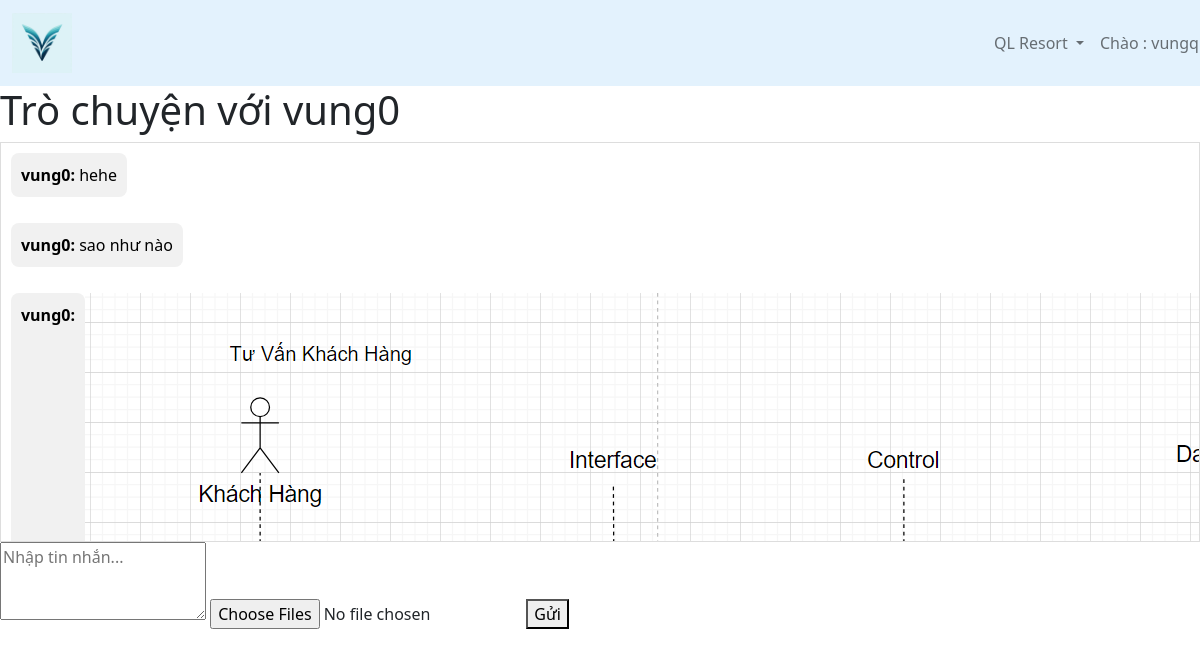
Page /chat/resort/detail/2/ (signed in) on the committed database.
### appbook/models.py (models this page shows)
class Message(models.Model):
    sender = models.ForeignKey(User, on_delete=models.CASCADE, related_name="sent_messages")
    receiver = models.ForeignKey(User, on_delete=models.CASCADE, related_name="received_messages")
    resort = models.ForeignKey("Resort", on_delete=models.CASCADE)
    content = models.TextField(blank=True, null=True)
    timestamp = models.DateTimeField(auto_now_add=True)

class MessageImage(models.Model):
    message = models.ForeignKey(Message, on_delete=models.CASCADE, related_name="images")
    image_chat = models.ImageField(upload_to="chat_images/")

### appbook/views.py (the view, shortened to what this page needs)
# urls.py: path("chat/resort/detail/<int:user_id>/", views.resort_chat_detail, name="resort_chat_detail"),
@login_required
def resort_chat_detail(request, user_id):
    user = get_object_or_404(User, id=user_id)
    manager = request.user.resortmanager
    messages = Message.objects.prefetch_related("images").filter(
        (Q(sender=request.user) & Q(receiver=user)) | (Q(sender=user) & Q(receiver=request.user))
    ).order_by("timestamp")
    return render(request, "resort/chat_detail.html", {"messages": messages, "user": user})

### appbook/templates/resort/chat_detail.html (shortened to what this page needs)
{% extends "resort/base.html" %}
{% load static %}
{% block chat_detail %}
<h1>Trò chuyện với {{ user.username }}</h1>
<div style="border: 1px solid #ddd; padding: 10px; height: 400px; overflow-y: scroll; display: flex; flex-direction: column;">
    {% for message in messages %}
        <div style="display: flex; justify-content: {% if message.sender == request.user %}flex-end{% else %}flex-start{% endif %}; margin-bottom: 10px;">
            <p style="padding: 10px; border-radius: 8px; max-width: 60%;
                {% if message.sender == request.user %}
                    background-color: #007bff; color: white; text-align: right;
                {% else %}
                    background-color: #f1f1f1; color: black; text-align: left;
                {% endif %}">
                <strong>{{ message.sender.username }}:</strong> {{ message.content }}
            </p>
            {% for image in message.images.all %}
                <img src="{{ image.image_chat.url }}" alt="Ảnh tin nhắn" class="chat-image" onclick="openImage('{{ image.image_chat.url }}')">
            {% endfor %}
        </div>
    {% endfor %}
</div>
<form method="POST" enctype="multipart/form-data">
    <textarea name="content" rows="3" placeholder="Nhập tin nhắn..."></textarea>
    <input type="file" name="image_chat" accept="image/*" multiple onchange="this.form.submit()">
    <button type="submit">Gửi</button>
</form>
{% endblock chat_detail %}

### appbook/templates/resort/base.html (shortened to what this page needs)
{% load static %}
<!DOCTYPE html>
<html lang="en">
<head>
    <link href="https://cdn.jsdelivr.net/npm/bootstrap@5.0.2/dist/css/bootstrap.min.css" rel="stylesheet">
</head>
<body>
    <nav class="navbar navbar-expand-lg navbar-light" style="background-color: #e3f2fd;">
        <div class="container-fluid">
          <a class="navbar-brand" href="{% url 'resort_home' %}"><img style="width: 60px;" src="{% static "img/logo.jpg" %}" alt=""></a>
          <div class="collapse navbar-collapse" id="navbarNavDropdown" style="padding-left: 75%;">
            <ul class="navbar-nav">
              <li class="nav-item">
                <a class="nav-link active" aria-current="page" href="#"></a>
              </li>
              <li class="nav-item dropdown">
                <a class="nav-link dropdown-toggle" href="#" id="navbarDropdownMenuLink" role="button" data-bs-toggle="dropdown" aria-expanded="false">
                  QL Resort
                </a>
              </li>
              <li class="nav-item dropdown">
                <a class="nav-link dropdown-toggle" href="#" id="navbarDropdownMenuLink" role="button" data-bs-toggle="dropdown" aria-expanded="false">
                  Chào : {{ request.user.username }}
                </a>
              </li>
            </ul>
          </div>
        </div>
      </nav>
    {% block chat_detail %}{% endblock chat_detail %}
</body>
</html>

### rows in the picture
Message: sender.username "vung0", content "hehe"
Message: sender.username "vung0", content "sao như nào"
Message: sender.username "vung0"
MessageImage: image_chat (picture)

### other values in the picture
{{ user.username }} "vung0"
